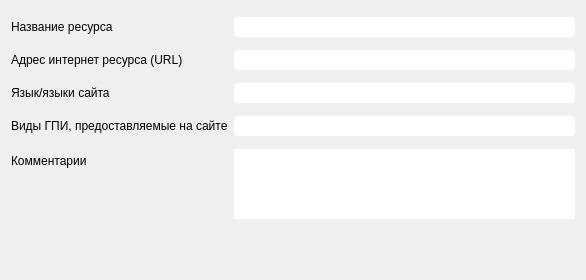
<?xml version="1.0" encoding="UTF-8"?>
<ui version="4.0">
 <class>EditSites</class>
 <widget class="QWidget" name="EditSites">
  <property name="geometry">
   <rect>
    <x>0</x>
    <y>0</y>
    <width>586</width>
    <height>280</height>
   </rect>
  </property>
  <property name="font">
   <font>
    <pointsize>9</pointsize>
   </font>
  </property>
  <property name="windowTitle">
   <string>Новая запись</string>
  </property>
  <layout class="QGridLayout" name="gridLayout">
   <item row="0" column="0">
    <layout class="QFormLayout" name="formLayout">
     <property name="verticalSpacing">
      <number>12</number>
     </property>
     <property name="topMargin">
      <number>5</number>
     </property>
     <property name="bottomMargin">
      <number>0</number>
     </property>
     <item row="0" column="0">
      <widget class="QLabel" name="label">
       <property name="font">
        <font>
         <pointsize>9</pointsize>
        </font>
       </property>
       <property name="text">
        <string>Название ресурса</string>
       </property>
      </widget>
     </item>
     <item row="0" column="1">
      <widget class="QLineEdit" name="lineName">
       <property name="font">
        <font>
         <pointsize>9</pointsize>
        </font>
       </property>
       <property name="styleSheet">
        <string notr="true">QLineEdit{
border-radius:4;
border-width:1px;
max-height:20px;
min-height:20px;

}</string>
       </property>
      </widget>
     </item>
     <item row="1" column="0">
      <widget class="QLabel" name="label_3">
       <property name="font">
        <font>
         <pointsize>9</pointsize>
        </font>
       </property>
       <property name="text">
        <string>Адрес интернет ресурса (URL)</string>
       </property>
      </widget>
     </item>
     <item row="1" column="1">
      <widget class="QLineEdit" name="lineUrl">
       <property name="font">
        <font>
         <pointsize>9</pointsize>
        </font>
       </property>
       <property name="styleSheet">
        <string notr="true">QLineEdit{
border-radius:4;
border-width:1px;
max-height:20px;
min-height:20px;

}</string>
       </property>
      </widget>
     </item>
     <item row="2" column="0">
      <widget class="QLabel" name="label_2">
       <property name="font">
        <font>
         <pointsize>9</pointsize>
        </font>
       </property>
       <property name="text">
        <string>Язык/языки сайта</string>
       </property>
      </widget>
     </item>
     <item row="2" column="1">
      <widget class="QLineEdit" name="lineLanguage">
       <property name="font">
        <font>
         <pointsize>9</pointsize>
        </font>
       </property>
       <property name="styleSheet">
        <string notr="true">QLineEdit{
border-radius:4;
border-width:1px;
max-height:20px;
min-height:20px;

}</string>
       </property>
      </widget>
     </item>
     <item row="3" column="0">
      <widget class="QLabel" name="label_4">
       <property name="font">
        <font>
         <pointsize>9</pointsize>
        </font>
       </property>
       <property name="text">
        <string>Виды ГПИ, предоставляемые на сайте</string>
       </property>
      </widget>
     </item>
     <item row="3" column="1">
      <widget class="QLineEdit" name="lineGPI">
       <property name="font">
        <font>
         <pointsize>9</pointsize>
        </font>
       </property>
       <property name="styleSheet">
        <string notr="true">QLineEdit{
border-radius:4;
border-width:1px;
max-height:20px;
min-height:20px;

}</string>
       </property>
      </widget>
     </item>
     <item row="4" column="0">
      <widget class="QLabel" name="label_6">
       <property name="font">
        <font>
         <pointsize>9</pointsize>
        </font>
       </property>
       <property name="text">
        <string>Комментарии</string>
       </property>
      </widget>
     </item>
     <item row="4" column="1">
      <widget class="QTextEdit" name="textEdit">
       <property name="styleSheet">
        <string notr="true">QTextEdit{
border-radius:8;
border-width:1px;
max-height:70px;
min-height:70px;

}</string>
       </property>
      </widget>
     </item>
    </layout>
   </item>
   <item row="1" column="0">
    <layout class="QHBoxLayout" name="horizontalLayout">
     <property name="spacing">
      <number>30</number>
     </property>
     <item>
      <spacer name="horizontalSpacer">
       <property name="orientation">
        <enum>Qt::Horizontal</enum>
       </property>
       <property name="sizeHint" stdset="0">
        <size>
         <width>40</width>
         <height>20</height>
        </size>
       </property>
      </spacer>
     </item>
     <item>
      <widget class="QPushButton" name="btnCreate">
       <property name="font">
        <font>
         <pointsize>9</pointsize>
        </font>
       </property>
       <property name="styleSheet">
        <string notr="true">QPushButton{
border:0px

}
</string>
       </property>
       <property name="text">
        <string/>
       </property>
       <property name="icon">
        <iconset resource="icons/ViewWindowRes.qrc">
         <normaloff>:/check.png</normaloff>:/check.png</iconset>
       </property>
       <property name="iconSize">
        <size>
         <width>30</width>
         <height>30</height>
        </size>
       </property>
       <property name="flat">
        <bool>true</bool>
       </property>
      </widget>
     </item>
     <item>
      <widget class="QPushButton" name="btnCancel">
       <property name="font">
        <font>
         <pointsize>9</pointsize>
        </font>
       </property>
       <property name="styleSheet">
        <string notr="true">QPushButton{
border:0px}</string>
       </property>
       <property name="text">
        <string/>
       </property>
       <property name="icon">
        <iconset resource="icons/ViewWindowRes.qrc">
         <normaloff>:/close.png</normaloff>:/close.png</iconset>
       </property>
       <property name="iconSize">
        <size>
         <width>30</width>
         <height>30</height>
        </size>
       </property>
       <property name="flat">
        <bool>true</bool>
       </property>
      </widget>
     </item>
     <item>
      <spacer name="horizontalSpacer_2">
       <property name="orientation">
        <enum>Qt::Horizontal</enum>
       </property>
       <property name="sizeHint" stdset="0">
        <size>
         <width>40</width>
         <height>20</height>
        </size>
       </property>
      </spacer>
     </item>
    </layout>
   </item>
   <item row="2" column="0">
    <widget class="QLabel" name="lineError">
     <property name="font">
      <font>
       <pointsize>9</pointsize>
      </font>
     </property>
     <property name="text">
      <string/>
     </property>
    </widget>
   </item>
  </layout>
 </widget>
 <resources>
  <include location="icons/ViewWindowRes.qrc"/>
 </resources>
 <connections>
  <connection>
   <sender>btnCancel</sender>
   <signal>clicked()</signal>
   <receiver>EditSites</receiver>
   <slot>close()</slot>
   <hints>
    <hint type="sourcelabel">
     <x>271</x>
     <y>278</y>
    </hint>
    <hint type="destinationlabel">
     <x>239</x>
     <y>161</y>
    </hint>
   </hints>
  </connection>
 </connections>
</ui>
